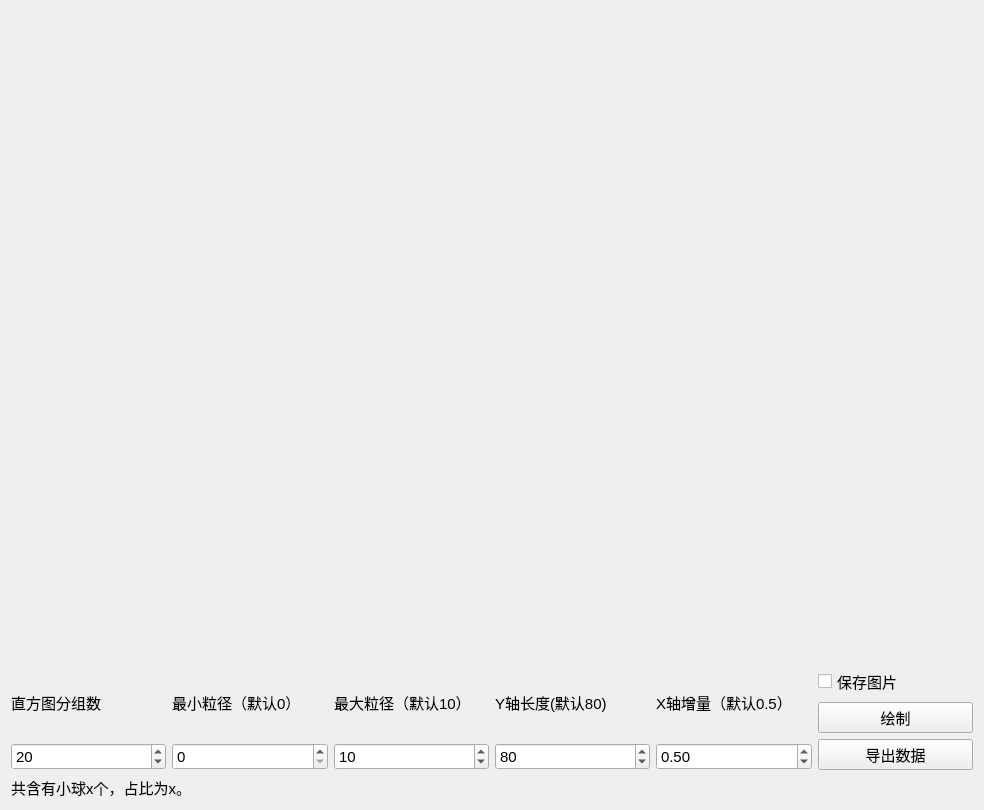
<?xml version="1.0" encoding="UTF-8"?>
<ui version="4.0">
 <class>Form</class>
 <widget class="QWidget" name="Form">
  <property name="geometry">
   <rect>
    <x>0</x>
    <y>0</y>
    <width>984</width>
    <height>810</height>
   </rect>
  </property>
  <property name="windowTitle">
   <string>Form</string>
  </property>
  <layout class="QVBoxLayout" name="verticalLayout_7" stretch="20,2,0">
   <item>
    <widget class="MplWidget4" name="MplWidget4" native="true"/>
   </item>
   <item>
    <layout class="QHBoxLayout" name="horizontalLayout">
     <item>
      <layout class="QVBoxLayout" name="verticalLayout">
       <item>
        <widget class="QLabel" name="label_9">
         <property name="font">
          <font>
           <pointsize>11</pointsize>
          </font>
         </property>
         <property name="text">
          <string>直方图分组数</string>
         </property>
        </widget>
       </item>
       <item>
        <widget class="QSpinBox" name="spinBox_5">
         <property name="font">
          <font>
           <pointsize>11</pointsize>
          </font>
         </property>
         <property name="maximum">
          <number>99999</number>
         </property>
         <property name="value">
          <number>20</number>
         </property>
        </widget>
       </item>
      </layout>
     </item>
     <item>
      <layout class="QVBoxLayout" name="verticalLayout_2">
       <item>
        <widget class="QLabel" name="label_10">
         <property name="font">
          <font>
           <pointsize>11</pointsize>
          </font>
         </property>
         <property name="text">
          <string>最小粒径（默认0）</string>
         </property>
        </widget>
       </item>
       <item>
        <widget class="QSpinBox" name="spinBox_6">
         <property name="font">
          <font>
           <pointsize>11</pointsize>
          </font>
         </property>
         <property name="maximum">
          <number>255</number>
         </property>
         <property name="value">
          <number>0</number>
         </property>
        </widget>
       </item>
      </layout>
     </item>
     <item>
      <layout class="QVBoxLayout" name="verticalLayout_3">
       <item>
        <widget class="QLabel" name="label_11">
         <property name="font">
          <font>
           <pointsize>11</pointsize>
          </font>
         </property>
         <property name="text">
          <string>最大粒径（默认10）</string>
         </property>
        </widget>
       </item>
       <item>
        <widget class="QSpinBox" name="spinBox_7">
         <property name="font">
          <font>
           <pointsize>11</pointsize>
          </font>
         </property>
         <property name="maximum">
          <number>999999999</number>
         </property>
         <property name="value">
          <number>10</number>
         </property>
        </widget>
       </item>
      </layout>
     </item>
     <item>
      <layout class="QVBoxLayout" name="verticalLayout_4">
       <item>
        <widget class="QLabel" name="label_5">
         <property name="font">
          <font>
           <pointsize>11</pointsize>
          </font>
         </property>
         <property name="text">
          <string>Y轴长度(默认80)</string>
         </property>
        </widget>
       </item>
       <item>
        <widget class="QSpinBox" name="spinBox_3">
         <property name="font">
          <font>
           <pointsize>11</pointsize>
          </font>
         </property>
         <property name="maximum">
          <number>999999999</number>
         </property>
         <property name="singleStep">
          <number>10</number>
         </property>
         <property name="value">
          <number>80</number>
         </property>
        </widget>
       </item>
      </layout>
     </item>
     <item>
      <layout class="QVBoxLayout" name="verticalLayout_5">
       <item>
        <widget class="QLabel" name="label_8">
         <property name="font">
          <font>
           <pointsize>11</pointsize>
          </font>
         </property>
         <property name="text">
          <string>X轴增量（默认0.5）</string>
         </property>
        </widget>
       </item>
       <item>
        <widget class="QDoubleSpinBox" name="doubleSpinBox_2">
         <property name="font">
          <font>
           <pointsize>11</pointsize>
          </font>
         </property>
         <property name="minimum">
          <double>0.100000000000000</double>
         </property>
         <property name="maximum">
          <double>999999.000000000000000</double>
         </property>
         <property name="singleStep">
          <double>0.100000000000000</double>
         </property>
         <property name="value">
          <double>0.500000000000000</double>
         </property>
        </widget>
       </item>
      </layout>
     </item>
     <item>
      <layout class="QVBoxLayout" name="verticalLayout_6">
       <item>
        <widget class="QCheckBox" name="checkBox">
         <property name="font">
          <font>
           <pointsize>11</pointsize>
          </font>
         </property>
         <property name="text">
          <string>保存图片</string>
         </property>
        </widget>
       </item>
       <item>
        <widget class="QPushButton" name="button6">
         <property name="font">
          <font>
           <pointsize>11</pointsize>
          </font>
         </property>
         <property name="text">
          <string>绘制</string>
         </property>
        </widget>
       </item>
       <item>
        <widget class="QPushButton" name="pushButton">
         <property name="font">
          <font>
           <pointsize>11</pointsize>
          </font>
         </property>
         <property name="text">
          <string>导出数据</string>
         </property>
        </widget>
       </item>
      </layout>
     </item>
    </layout>
   </item>
   <item>
    <widget class="QLabel" name="label1">
     <property name="enabled">
      <bool>true</bool>
     </property>
     <property name="font">
      <font>
       <pointsize>11</pointsize>
      </font>
     </property>
     <property name="text">
      <string>共含有小球x个，占比为x。</string>
     </property>
    </widget>
   </item>
  </layout>
 </widget>
 <customwidgets>
  <customwidget>
   <class>MplWidget4</class>
   <extends>QWidget</extends>
   <header>mplwidget4.h</header>
   <container>1</container>
  </customwidget>
 </customwidgets>
 <resources/>
 <connections/>
</ui>
